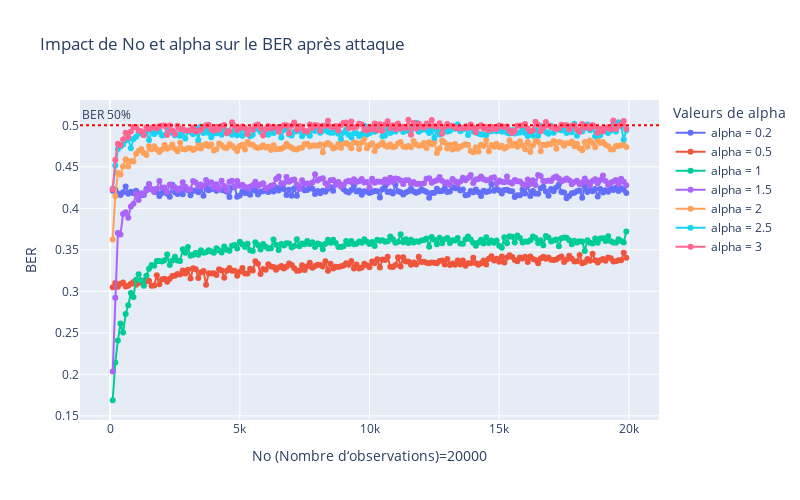
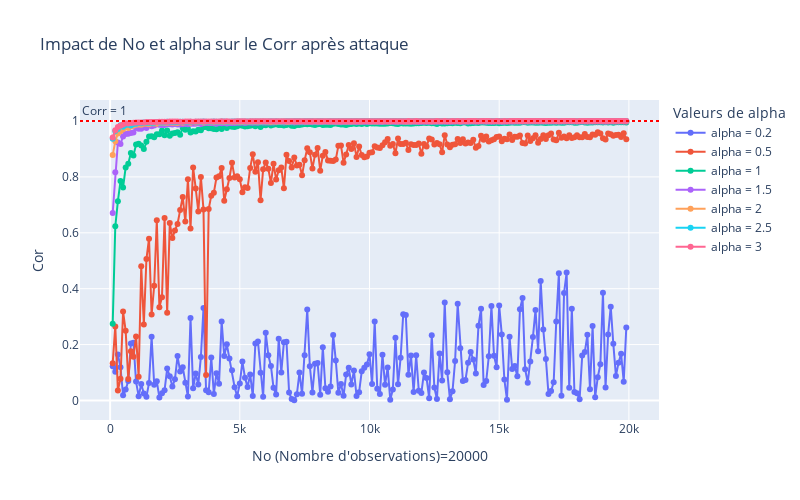

Notebook code cell kept with these figures, in order:
### Markdown cell above
### Impact de $N_{o}$ et de $\alpha$ sur le BER et Corr après attaque

### Code cell
alpha_values = [0.2, 0.5, 1, 1.5, 2, 2.5, 3] # Tune the power of the watermark here
Ni_grand = 20000

fig_ber = go.Figure()
fig_corr = go.Figure()
fig_ber.add_hline(y=0.5, line_dash="dot", line_color="red", annotation_text="BER 50%", annotation_position="top left")
fig_corr.add_hline(y=1, line_dash="dot", line_color="red", annotation_text="Corr = 1", annotation_position="top left")

for alpha in alpha_values:
    # Réinitialisation des vecteurs pour les plots
    ber_values = []
    corr_values = []
    No_values = range(100,Ni_grand,100) 
    for No in No_values:
        ber_val, corr_val = do_process(alpha, No)
        ber_values.append(ber_val)
        corr_values.append(corr_val)
    # Graphique du BER
    fig_ber.add_trace(go.Scatter(x=list(No_values), y=ber_values, mode='lines+markers', name=f'alpha = {alpha}'))
    # Graphique du Corr
    fig_corr.add_trace(go.Scatter(x=list(No_values), y=corr_values, mode='lines+markers', name=f'alpha = {alpha}'))
fig_corr.update_layout(
    title="Impact de No et alpha sur le Corr après attaque",
    xaxis_title=f"No (Nombre d'observations)={Ni}",
    yaxis_title="Cor",
    legend_title='Valeurs de alpha',
    width=800,
    height=500
)
    
fig_ber.update_layout(
    title='Impact de No et alpha sur le BER après attaque',
    xaxis_title=f'No (Nombre d‘observations)={Ni}',
    yaxis_title='BER',
    legend_title='Valeurs de alpha',
    width=800,
    height=500
)
fig_ber.show()
fig_corr.show()

### Figure 1 — Plotly figure (JSON) as saved in the notebook; plotly's stock layout.template omitted (floating-point values rounded to 4 significant figures; data arrays with more than 128 entries replaced by an {"elided": "..."} marker saying what was removed)
{"data": [{"mode": "lines+markers", "name": "alpha = 0.2", "type": "scatter", "x": {"elided": "199 int values"}, "y": {"elided": "199 float values"}}, {"mode": "lines+markers", "name": "alpha = 0.5", "type": "scatter", "x": {"elided": "199 int values"}, "y": {"elided": "199 float values"}}, {"mode": "lines+markers", "name": "alpha = 1", "type": "scatter", "x": {"elided": "199 int values"}, "y": {"elided": "199 float values"}}, {"mode": "lines+markers", "name": "alpha = 1.5", "type": "scatter", "x": {"elided": "199 int values"}, "y": {"elided": "199 float values"}}, {"mode": "lines+markers", "name": "alpha = 2", "type": "scatter", "x": {"elided": "199 int values"}, "y": {"elided": "199 float values"}}, {"mode": "lines+markers", "name": "alpha = 2.5", "type": "scatter", "x": {"elided": "199 int values"}, "y": {"elided": "199 float values"}}, {"mode": "lines+markers", "name": "alpha = 3", "type": "scatter", "x": {"elided": "199 int values"}, "y": {"elided": "199 float values"}}], "layout": {"annotations": [{"showarrow": false, "text": "BER 50%", "x": 0, "xanchor": "left", "xref": "x domain", "y": 0.5, "yanchor": "bottom", "yref": "y"}], "height": 500, "legend": {"title": {"text": "Valeurs de alpha"}}, "shapes": [{"line": {"color": "red", "dash": "dot"}, "type": "line", "x0": 0, "x1": 1, "xref": "x domain", "y0": 0.5, "y1": 0.5, "yref": "y"}], "title": {"text": "Impact de No et alpha sur le BER après attaque"}, "width": 800, "xaxis": {"title": {"text": "No (Nombre d‘observations)=20000"}}, "yaxis": {"title": {"text": "BER"}}}}

### Figure 2 — Plotly figure (JSON) as saved in the notebook; plotly's stock layout.template omitted (floating-point values rounded to 4 significant figures; data arrays with more than 128 entries replaced by an {"elided": "..."} marker saying what was removed)
{"data": [{"mode": "lines+markers", "name": "alpha = 0.2", "type": "scatter", "x": {"elided": "199 int values"}, "y": {"elided": "199 float values"}}, {"mode": "lines+markers", "name": "alpha = 0.5", "type": "scatter", "x": {"elided": "199 int values"}, "y": {"elided": "199 float values"}}, {"mode": "lines+markers", "name": "alpha = 1", "type": "scatter", "x": {"elided": "199 int values"}, "y": {"elided": "199 float values"}}, {"mode": "lines+markers", "name": "alpha = 1.5", "type": "scatter", "x": {"elided": "199 int values"}, "y": {"elided": "199 float values"}}, {"mode": "lines+markers", "name": "alpha = 2", "type": "scatter", "x": {"elided": "199 int values"}, "y": {"elided": "199 float values"}}, {"mode": "lines+markers", "name": "alpha = 2.5", "type": "scatter", "x": {"elided": "199 int values"}, "y": {"elided": "199 float values"}}, {"mode": "lines+markers", "name": "alpha = 3", "type": "scatter", "x": {"elided": "199 int values"}, "y": {"elided": "199 float values"}}], "layout": {"annotations": [{"showarrow": false, "text": "Corr = 1", "x": 0, "xanchor": "left", "xref": "x domain", "y": 1, "yanchor": "bottom", "yref": "y"}], "height": 500, "legend": {"title": {"text": "Valeurs de alpha"}}, "shapes": [{"line": {"color": "red", "dash": "dot"}, "type": "line", "x0": 0, "x1": 1, "xref": "x domain", "y0": 1, "y1": 1, "yref": "y"}], "title": {"text": "Impact de No et alpha sur le Corr après attaque"}, "width": 800, "xaxis": {"title": {"text": "No (Nombre d'observations)=20000"}}, "yaxis": {"title": {"text": "Cor"}}}}
